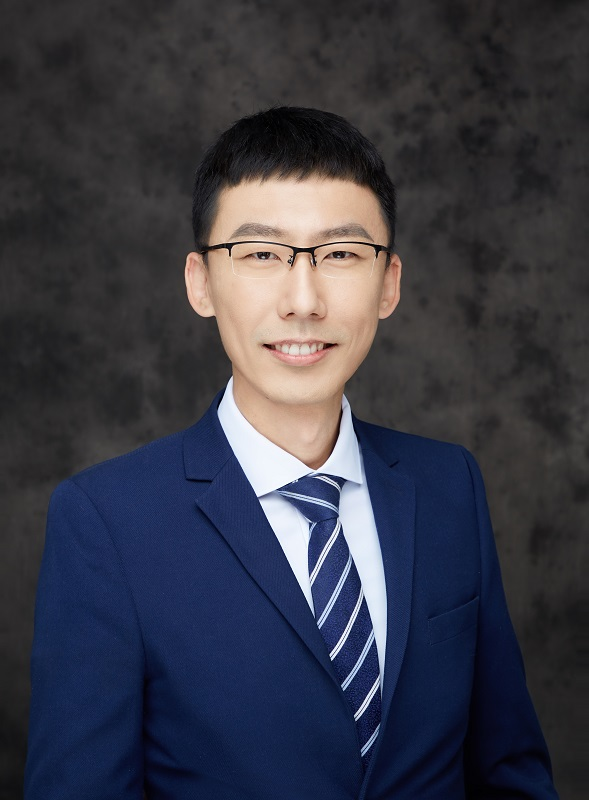
#> input picture ImagePreprocessing/me.jpg, 589 x 800 px
$ python image_coordinate_rotate.py
#> lines starting #> are read from the running program, lines starting #| are printed output that depends on the picture
import numpy as np
import cv2


# 定义旋转rotate函数
def rotate(img, angle, center=None, scale=1.0):
    # 获取图像尺寸
    (h, w) = img.shape[:2]

    # 旋转中心的缺失值为图像中心
    if center is None:
        center = (w / 2, h / 2)

    # 调用计算旋转矩阵函数
    M = cv2.getRotationMatrix2D(center, angle, scale)

    # 使用OpenCV仿射变换函数实现旋转操作
    rotated = cv2.warpAffine(img, M, (w, h))

    # 返回旋转后的图像
    return rotated


im = cv2.imread('me.jpg')
#> im is the input picture: shape (800, 589, 3); mean B, G, R 69, 57.9, 57.2
cv2.imshow("Orig", im)

# 对原图做旋转操作
# 逆时针45度
rotated = rotate(im, 45)
#> in rotate, `rotated = cv2.warpAffine(img, M, (w, h))`:
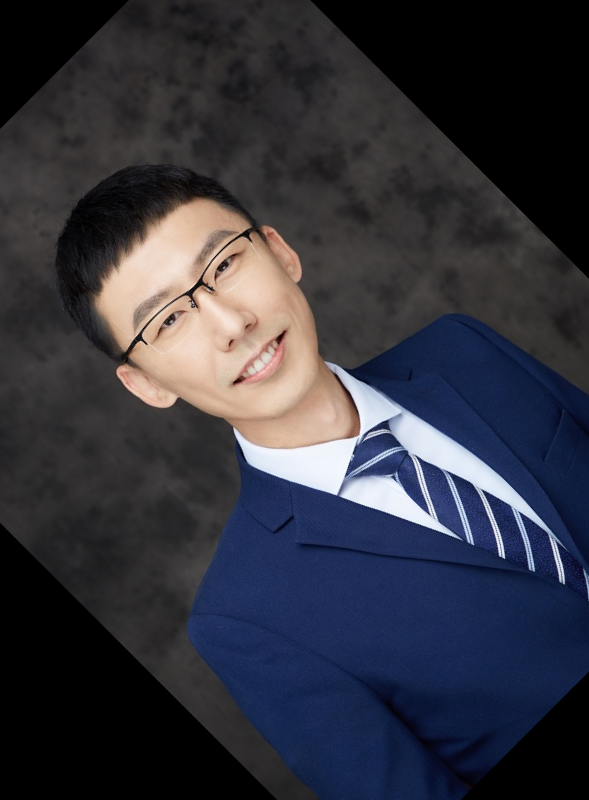
#> rotated: shape (800, 589, 3); mean B, G, R 60.4, 51.1, 50.7
cv2.imshow("Rotate1", rotated)
# 顺时针20度
rotated = rotate(im, -20)
#> call 2 of rotate, with angle = -20, scale = 1
#> in rotate (call 2), `rotated = cv2.warpAffine(img, M, (w, h))`:
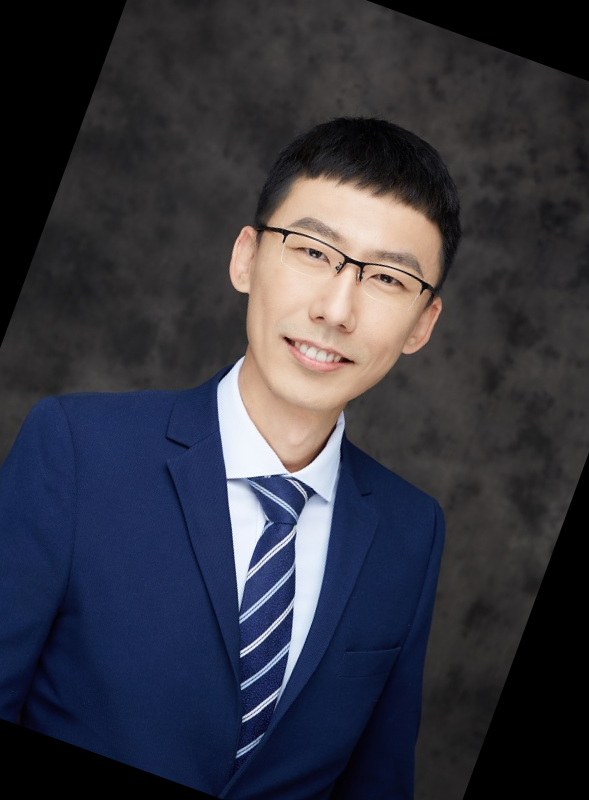
#> rotated: shape (800, 589, 3); mean B, G, R 62.9, 53.1, 52.7
cv2.imshow("Rotate2", rotated)
# 逆时针90度
rotated = rotate(im, 90)
#> call 3 of rotate, with angle = 90, scale = 1
#> in rotate (call 3), `rotated = cv2.warpAffine(img, M, (w, h))`:
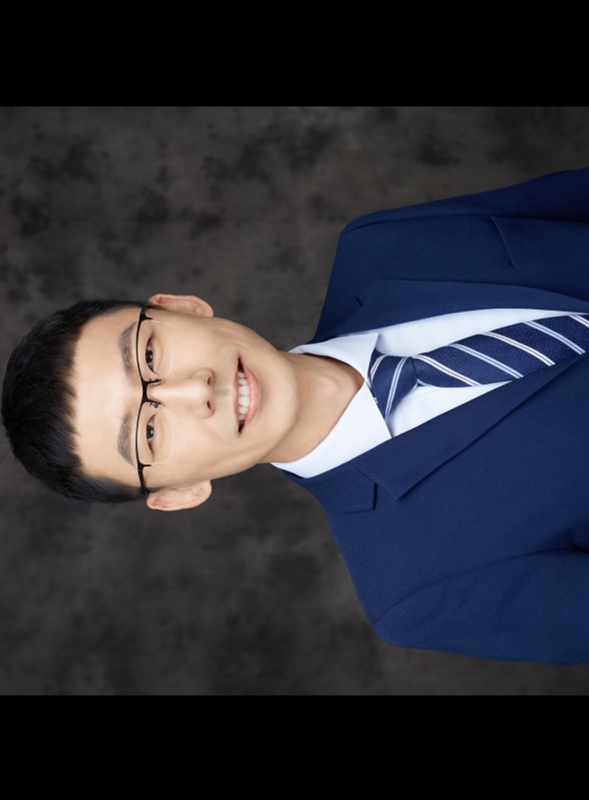
#> rotated: shape (800, 589, 3); mean B, G, R 56, 48.6, 48.9
cv2.imshow("Rotate3", rotated)

cv2.waitKey()
cv2.destroyAllWindows()
